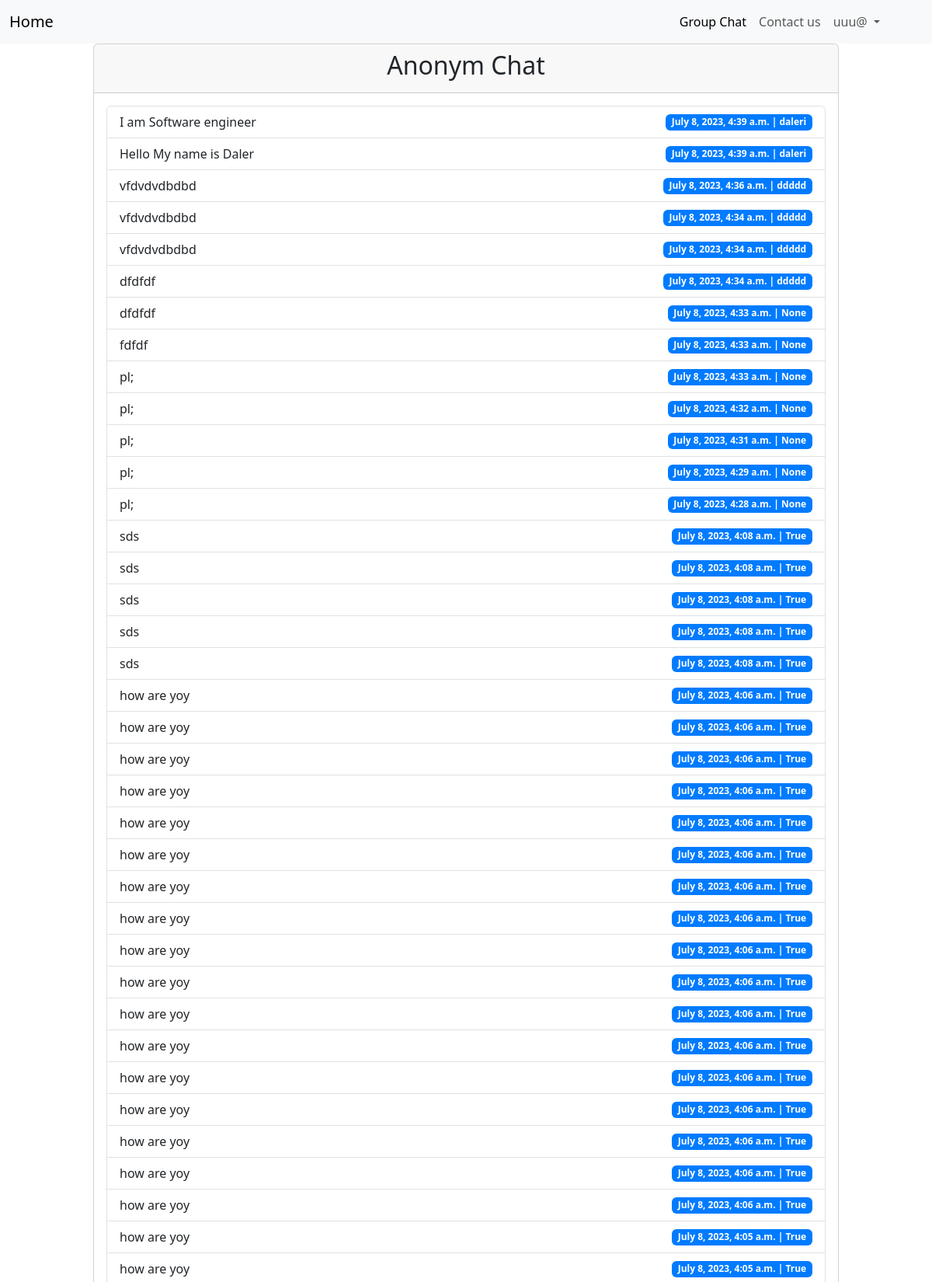
The page /groupchat/ (signed in, upper part) on the database its author committed.
### users/models.py (models this page shows)
class CustomUser(AbstractUser):
    first_name = models.CharField(max_length=100)
    last_name = models.CharField(max_length=100)
    email = models.EmailField()
    username = models.CharField(max_length=20, unique=True, null=True)

### chatapp/models.py (models this page shows)
class Messages(models.Model):
    text = models.TextField()
    message_author = models.CharField(max_length=100,null=True)
    date = models.DateTimeField(auto_now_add=True)

### chatapp/views.py (the view)
    def wrapper(request, *args, **kwargs):
        if not request.user.is_authenticated:
            return redirect('login')
        return function(request, *args, **kwargs)

### chatapp/views.py (called while the page is built)
def login_required_view(function):
    def wrapper(request, *args, **kwargs):
        if not request.user.is_authenticated:
            return redirect('login')
        return function(request, *args, **kwargs)
    return wrapper

@login_required_view
def chat(request):
    messages = Messages.objects.all()
    form = MessageForm()
    if request.method == "POST":
        form = MessageForm(request.POST)
        if form.is_valid():
            form.save()
            instance = form.save(commit=False)
            instance.save()
    context = {'messages': messages , 'form': form}
    return render(request, 'chat.html', context)

### templates/chat.html (shortened to what this page needs)
{% extends 'home.html' %}
    {% block content %}
    <center>
        <div class="card" style="width: 80%; ">
            <div class="card-header"><h2>Anonym Chat</h2></div>
                <div class="card-body"><ul class="list-group">
                    {% for message in messages %}
                        <li class="list-group-item d-flex justify-content-between align-items-center">
                        {{message.text}}
                        <span class="badge badge-primary badge-pill">{{message.date}} | {{message.message_author}}</span>
                        </li>
                    {% endfor %}</ul>
                </div>
                </div>
    </center>
    {% endblock content %}

### templates/home.html (shortened to what this page needs)
{% load static %}
<!DOCTYPE html>
<html lang="en">
<head>
    <link rel="stylesheet" href="https://maxcdn.bootstrapcdn.com/bootstrap/4.5.2/css/bootstrap.min.css">
    <link href="https://cdn.jsdelivr.net/npm/bootstrap@5.3.0/dist/css/bootstrap.min.css" rel="stylesheet">
</head>
<body>
    <nav class="navbar navbar-expand-lg bg-body-tertiary">
        <div class="container-fluid">
          <a class="navbar-brand" href="{% url 'home' %}">Home</a>
          <div class="collapse navbar-collapse" id="navbarNavDropdown" style="margin-right: 4%;">
            <ul class="navbar-nav ml-auto">
                {% if user.is_authenticated %}
              <li class="nav-item">
                <a class="nav-link active" aria-current="page" href="{% url 'chat' %}">Group Chat</a>
              </li>
                {% endif %}
              <li class="nav-item">
                <a class="nav-link" href="{% url 'contact' %}">Contact us</a>
              </li>
            </ul>
            {% if user.is_authenticated %}
            <ul class="navbar-nav">
              <li class="nav-item dropdown">
                <a class="nav-link dropdown-toggle" href="#" role="button" data-bs-toggle="dropdown" aria-expanded="false">
                  {{user.username}}
                </a>
                {% else %}
                    <a href="{% url 'signup' %}"><button class="btn btn-primary" >SignUp</button></a>
                    <a href="{% url 'login' %}"><button class="btn btn-secondary" >LogIn</button></a>
                </ul>
              </li>
            </ul>
            {% endif %}
          </div>
        </div>
      </nav>
      {% block content %}{% endblock content %}
</body>
</html>

### rows shown on the page
CustomUser: username "uuu@"
Messages: text "how are yoy", date "July 8, 2023, 4:05 a.m.", message_author "True"
Messages: text "how are yoy", date "July 8, 2023, 4:05 a.m.", message_author "True"
Messages: text "how are yoy", date "July 8, 2023, 4:06 a.m.", message_author "True"
Messages: text "how are yoy", date "July 8, 2023, 4:06 a.m.", message_author "True"
Messages: text "how are yoy", date "July 8, 2023, 4:06 a.m.", message_author "True"
Messages: text "how are yoy", date "July 8, 2023, 4:06 a.m.", message_author "True"
Messages: text "how are yoy", date "July 8, 2023, 4:06 a.m.", message_author "True"
Messages: text "how are yoy", date "July 8, 2023, 4:06 a.m.", message_author "True"
Messages: text "how are yoy", date "July 8, 2023, 4:06 a.m.", message_author "True"
Messages: text "how are yoy", date "July 8, 2023, 4:06 a.m.", message_author "True"
Messages: text "how are yoy", date "July 8, 2023, 4:06 a.m.", message_author "True"
Messages: text "how are yoy", date "July 8, 2023, 4:06 a.m.", message_author "True"
Messages: text "how are yoy", date "July 8, 2023, 4:06 a.m.", message_author "True"
Messages: text "how are yoy", date "July 8, 2023, 4:06 a.m.", message_author "True"
Messages: text "how are yoy", date "July 8, 2023, 4:06 a.m.", message_author "True"
Messages: text "how are yoy", date "July 8, 2023, 4:06 a.m.", message_author "True"
Messages: text "how are yoy", date "July 8, 2023, 4:06 a.m.", message_author "True"
Messages: text "how are yoy", date "July 8, 2023, 4:06 a.m.", message_author "True"
Messages: text "how are yoy", date "July 8, 2023, 4:06 a.m.", message_author "True"
Messages: text "sds", date "July 8, 2023, 4:08 a.m.", message_author "True"
Messages: text "sds", date "July 8, 2023, 4:08 a.m.", message_author "True"
Messages: text "sds", date "July 8, 2023, 4:08 a.m.", message_author "True"
Messages: text "sds", date "July 8, 2023, 4:08 a.m.", message_author "True"
Messages: text "sds", date "July 8, 2023, 4:08 a.m.", message_author "True"
Messages: text "pl;", date "July 8, 2023, 4:28 a.m.", message_author "None"
Messages: text "pl;", date "July 8, 2023, 4:29 a.m.", message_author "None"
Messages: text "pl;", date "July 8, 2023, 4:31 a.m.", message_author "None"
Messages: text "pl;", date "July 8, 2023, 4:32 a.m.", message_author "None"
Messages: text "pl;", date "July 8, 2023, 4:33 a.m.", message_author "None"
Messages: text "fdfdf", date "July 8, 2023, 4:33 a.m.", message_author "None"
Messages: text "dfdfdf", date "July 8, 2023, 4:33 a.m.", message_author "None"
Messages: text "dfdfdf", date "July 8, 2023, 4:34 a.m.", message_author "ddddd"
Messages: text "vfdvdvdbdbd", date "July 8, 2023, 4:34 a.m.", message_author "ddddd"
Messages: text "vfdvdvdbdbd", date "July 8, 2023, 4:34 a.m.", message_author "ddddd"
Messages: text "vfdvdvdbdbd", date "July 8, 2023, 4:36 a.m.", message_author "ddddd"
Messages: text "Hello My name is Daler", date "July 8, 2023, 4:39 a.m.", message_author "daleri"
Messages: text "I am Software engineer", date "July 8, 2023, 4:39 a.m.", message_author "daleri"
